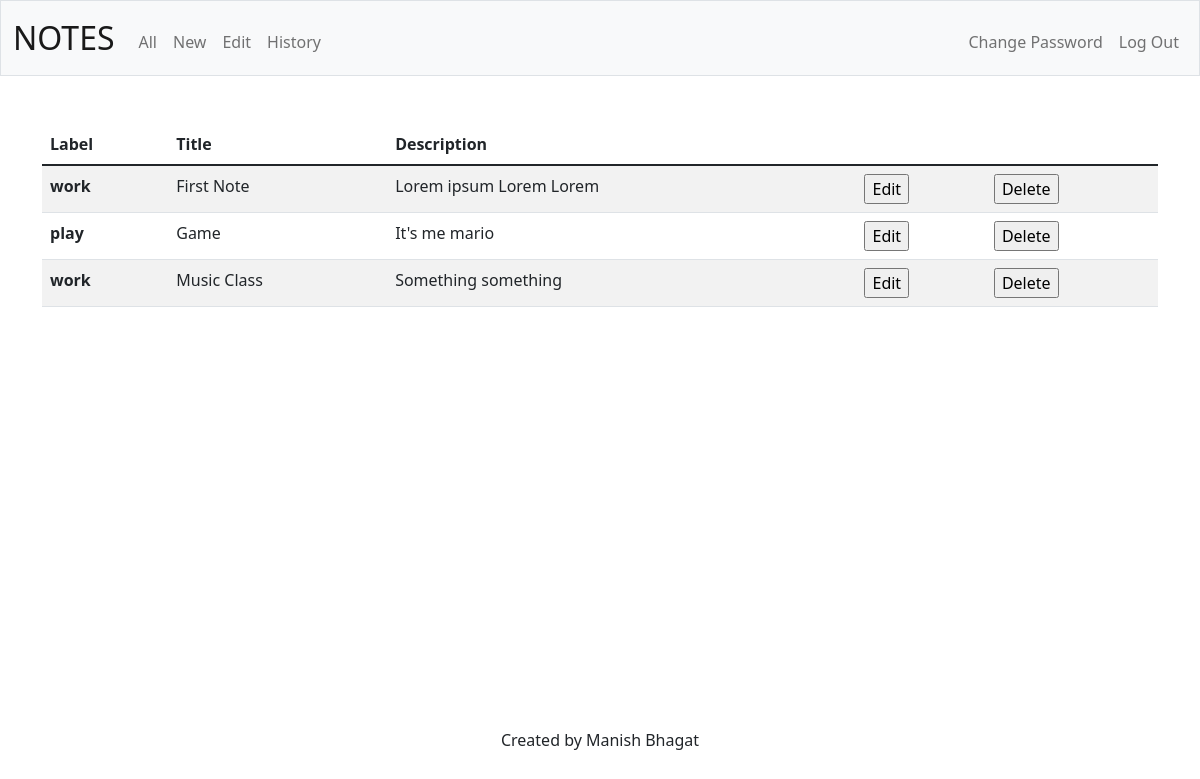
The app's page /all (signed in) with its own data.
### tables this page shows
CREATE TABLE notes(
note_id INTEGER PRIMARY KEY AUTOINCREMENT,
user_id INTEGER NOT NULL,
title TEXT NOT NULL,
description TEXT NOT NULL,
label TEXT);

### app.py (the view)
@app.route("/all")
@login_required
def index():
    user_id = session["user_id"]
    rows = db.execute("SELECT label, title, description FROM notes WHERE user_id = ?", user_id)
    return render_template("all.html", rows=rows)

### app.py (called while the page is built)
@app.after_request
def after_request(response):
    response.headers["Cache-Control"] = "no-cache, no-store, must-revalidate"
    response.headers["Expires"] = 0
    response.headers["Pragma"] = "no-cache"
    return response

### helpers.py (called while the page is built)
def login_required(f):
    @wraps(f)
    def decorated_function(*args, **kwargs):
        if session.get("user_id") is None:
            return redirect("/login")
        return f(*args, **kwargs)
    return decorated_function

### templates/all.html (shortened to what this page needs)
{% extends "layout.html" %}
{% block main %}
<table class="table table-striped table-hover">
  <thead>
    <tr>
      <th scope="col">Label</th>
      <th scope="col">Title</th>
      <th scope="col">Description</th>
    </tr>
  </thead>
  <tbody>
      {% for i in rows %}
        <tr>
          <th scope="row">{{ i["label"] }}</th>
          <td>{{ i["title"] }}</td>
          <td>{{ i["description"] }}</td>
          <td>
            <form action="/edit" method="get">
              <input type="submit" value="Edit">
            </form>
          </td>
          <td>
            <form action="/delete" method="post">
              <input type="submit" value="Delete">
            </form>
          </td>
        </tr>
      {% endfor %}
  </tbody>
</table>
{% endblock %}

### records on screen
notes: label "work", title "First Note", description "Lorem ipsum Lorem Lorem"
notes: label "play", title "Game", description "It's me mario"
notes: label "work", title "Music Class", description "Something something"
